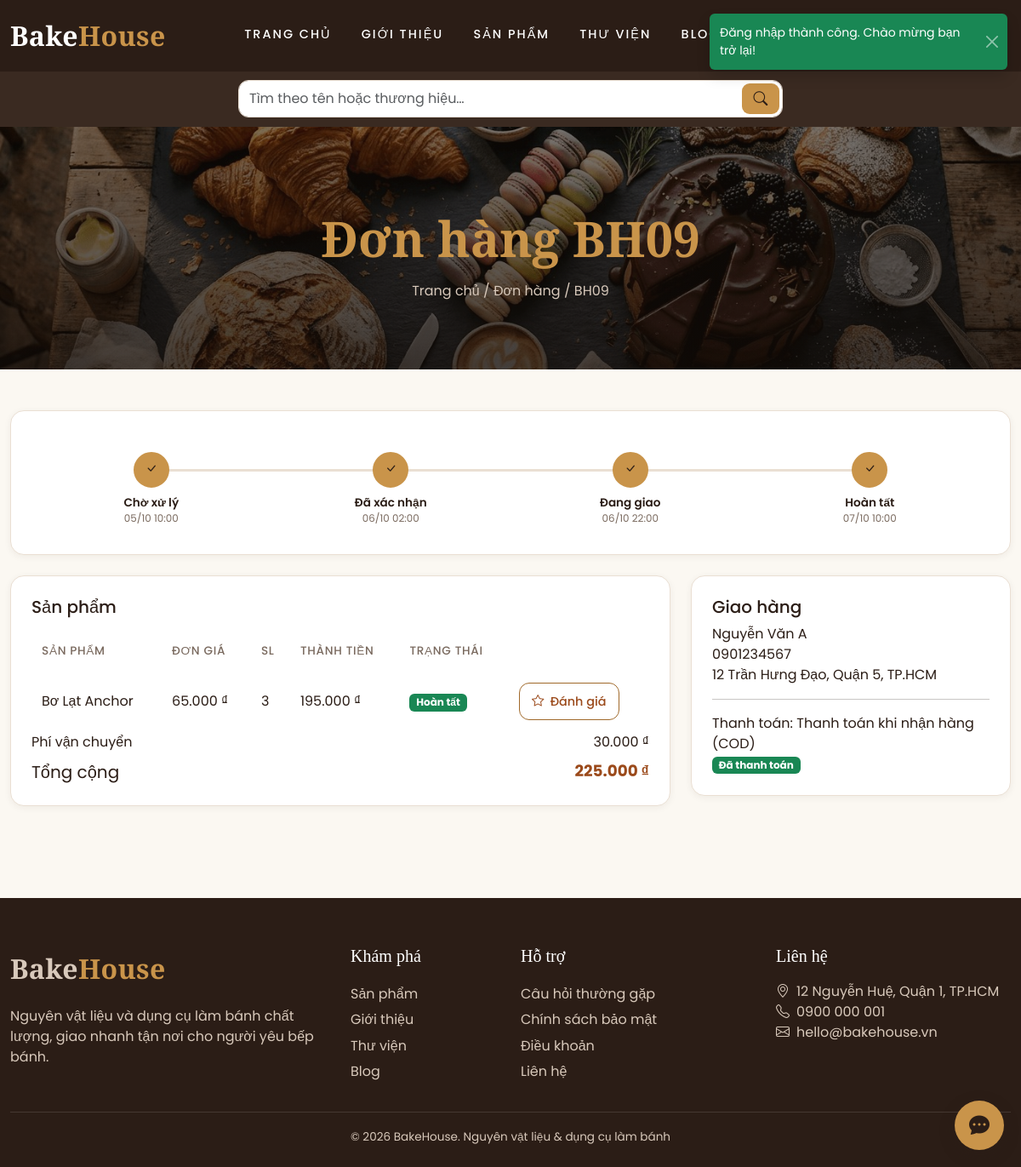
The page /orders/BH09 (signed in) on the database its author committed.
### tables this page shows
CREATE TABLE orders (
    id BIGINT UNSIGNED NOT NULL AUTO_INCREMENT,
    order_code VARCHAR(30) NOT NULL,
    user_id BIGINT UNSIGNED NOT NULL,
    recipient_name VARCHAR(150) NOT NULL,
    shipping_phone VARCHAR(20) NOT NULL,
    shipping_address VARCHAR(255) NOT NULL,
    note VARCHAR(500) NULL,
    payment_method ENUM('cod', 'vietqr') NOT NULL DEFAULT 'cod',
    payment_status ENUM('unpaid', 'paid') NOT NULL DEFAULT 'unpaid',
    status ENUM('pending', 'processing', 'shipped', 'delivered') NOT NULL DEFAULT 'pending',
    shipping_fee INT UNSIGNED NOT NULL DEFAULT 0,
    total_amount INT UNSIGNED NOT NULL,
    created_at TIMESTAMP NOT NULL DEFAULT CURRENT_TIMESTAMP,
    updated_at TIMESTAMP NOT NULL DEFAULT CURRENT_TIMESTAMP ON UPDATE CURRENT_TIMESTAMP,
    PRIMARY KEY (id),
    UNIQUE KEY uq_orders_code (order_code),
    KEY idx_orders_user (user_id),
    KEY idx_orders_status (status),
    CONSTRAINT fk_orders_user FOREIGN KEY (user_id) REFERENCES users (id)
);

CREATE TABLE order_items (
    id BIGINT UNSIGNED NOT NULL AUTO_INCREMENT,
    order_id BIGINT UNSIGNED NOT NULL,
    product_id BIGINT UNSIGNED NOT NULL,
    product_name VARCHAR(190) NOT NULL,
    unit_price INT UNSIGNED NOT NULL,
    quantity INT UNSIGNED NOT NULL,
    status ENUM('pending', 'processing', 'shipped', 'delivered') NOT NULL DEFAULT 'pending',
    created_at TIMESTAMP NOT NULL DEFAULT CURRENT_TIMESTAMP,
    updated_at TIMESTAMP NOT NULL DEFAULT CURRENT_TIMESTAMP ON UPDATE CURRENT_TIMESTAMP,
    PRIMARY KEY (id),
    KEY idx_order_items_order (order_id),
    KEY idx_order_items_product (product_id),
    KEY idx_order_items_status (status),
    CONSTRAINT fk_order_items_order FOREIGN KEY (order_id) REFERENCES orders (id) ON DELETE CASCADE,
    CONSTRAINT fk_order_items_product FOREIGN KEY (product_id) REFERENCES products (id)
);

### src/Views/client/orders/show.php (the view, shortened to what the rows shown need)
<?php
partial('hero', ['heroTitle' => 'Đơn hàng ' . $order['order_code'], 'crumbs' => [['Trang chủ', '/'], ['Đơn hàng', '/orders'], [$order['order_code'], null]]]); ?>
<div class="container py-5">
    <div class="row g-4">
        <div class="col-lg-8">
            <div class="bh-panel">
                <table class="bh-table bh-table--stack">
                    <thead><tr><th>Sản phẩm</th><th>Đơn giá</th><th>SL</th><th>Thành tiền</th><th>Trạng thái</th><th></th></tr></thead>
                    <tbody>
                    <?php foreach ($items as $item) : ?>
                        <tr>
                            <td data-label="Sản phẩm"><?= e($item['product_name']) ?></td>
                            <td data-label="Đơn giá"><?= e(format_vnd((int) $item['unit_price'])) ?></td>
                            <td data-label="SL"><?= (int) $item['quantity'] ?></td>
                            <td data-label="Thành tiền"><?= e(format_vnd((int) $item['unit_price'] * (int) $item['quantity'])) ?></td>
                            <td data-label="Trạng thái"><?= status_badge($item['status']) ?></td>
                            <td data-label="">
                                <?php if ($item['status'] === 'delivered' && $item['product_slug']) : ?>
                                    <a class="bh-btn bh-btn--outline bh-btn--sm" href="/products/<?= e($item['product_slug']) ?>#reviews"><i class="bi bi-star"></i> Đánh giá</a>
                                <?php endif; ?>
                            </td>
                        </tr>
                    <?php endforeach; ?>
                    </tbody>
                </table>
                <div class="d-flex justify-content-between"><span>Phí vận chuyển</span><span><?= e(format_vnd((int) $order['shipping_fee'])) ?></span></div>
                <div class="d-flex justify-content-between fs-5 mt-2"><span>Tổng cộng</span><strong class="bh-price"><?= e(format_vnd((int) $order['total_amount'])) ?></strong></div>
            </div>
        </div>
        <div class="col-lg-4">
            <div class="bh-panel mb-4">
                <h5>Giao hàng</h5>
                <div><?= e($order['recipient_name']) ?></div><div><?= e($order['shipping_phone']) ?></div><div><?= e($order['shipping_address']) ?></div>
                <hr><div>Thanh toán: <?= e(\App\Enums\PaymentMethod::from($order['payment_method'])->label()) ?></div>
                <div><?= $order['payment_status'] === 'paid' ? '<span class="badge bg-success">Đã thanh toán</span>' : '<span class="badge bg-secondary">Chưa thanh toán</span>' ?></div>
            </div>
        </div>
    </div>
</div>

### src/Views/partials/hero.php (shortened to what the rows shown need)
<section class="bh-hero">
    <h1 class="bh-hero__title"><?= e($heroTitle) ?></h1>
    <nav class="bh-breadcrumb" aria-label="breadcrumb">
        <?php foreach ($crumbs ?? [] as $index => [$label, $href]) : ?>
            <?= $index > 0 ? ' / ' : '' ?><?= $href ? '<a href="' . e($href) . '">' . e($label) . '</a>' : e($label) ?>
        <?php endforeach; ?>
    </nav>
</section>

### src/Helpers/functions.php (shortened to what the rows shown need)
<?php
if (!function_exists('e')) {
    function e(mixed $value): string
    {
        return htmlspecialchars((string) $value, ENT_QUOTES | ENT_SUBSTITUTE, 'UTF-8');
    }
}
if (!function_exists('format_vnd')) {
    function format_vnd(int|float $amount): string
    {
        return number_format((float) $amount, 0, ',', '.') . ' ₫';
    }
}
if (!function_exists('status_badge')) {
    function status_badge(string $status): string
    {
        $enum = \App\Enums\OrderStatus::from($status);
        return '<span class="badge ' . $enum->badgeClass() . '">' . e($enum->label()) . '</span>';
    }
}
if (!function_exists('partial')) {
    function partial(string $name, array $data = []): void
    {
        extract($data, EXTR_SKIP);
        require BASE_PATH . '/src/Views/partials/' . $name . '.php';
    }
}

### rows shown on the page
orders: order_code "BH09", status "delivered" (drawn), shipping_fee "30.000 ₫", total_amount "225.000 ₫", recipient_name "Nguyễn Văn A", shipping_phone "0901234567", shipping_address "12 Trần Hưng Đạo, Quận 5, TP.HCM", payment_method "Thanh toán khi nhận hàng (COD)"
order_items: product_name "Bơ Lạt Anchor", unit_price "65.000 ₫", quantity "3", format_vnd((int) $item['unit_price'] * (int) $item['quantity']) "195.000 ₫"

### other values the page prints
$label "TRANG CHỦ"
$label "GIỚI THIỆU"
$label "SẢN PHẨM"
$label "THƯ VIỆN"
$label "BLOG"
$heroTitle "Đơn hàng BH09"
$label "Trang chủ"
$label "Đơn hàng"
$step->label() "Chờ xử lý"
date('d/m H:i', strtotime($stepTimes[$step->value])) "05/10 10:00"
$step->label() "Đã xác nhận"
date('d/m H:i', strtotime($stepTimes[$step->value])) "06/10 02:00"
$step->label() "Đang giao"
date('d/m H:i', strtotime($stepTimes[$step->value])) "06/10 22:00"
$step->label() "Hoàn tất"
